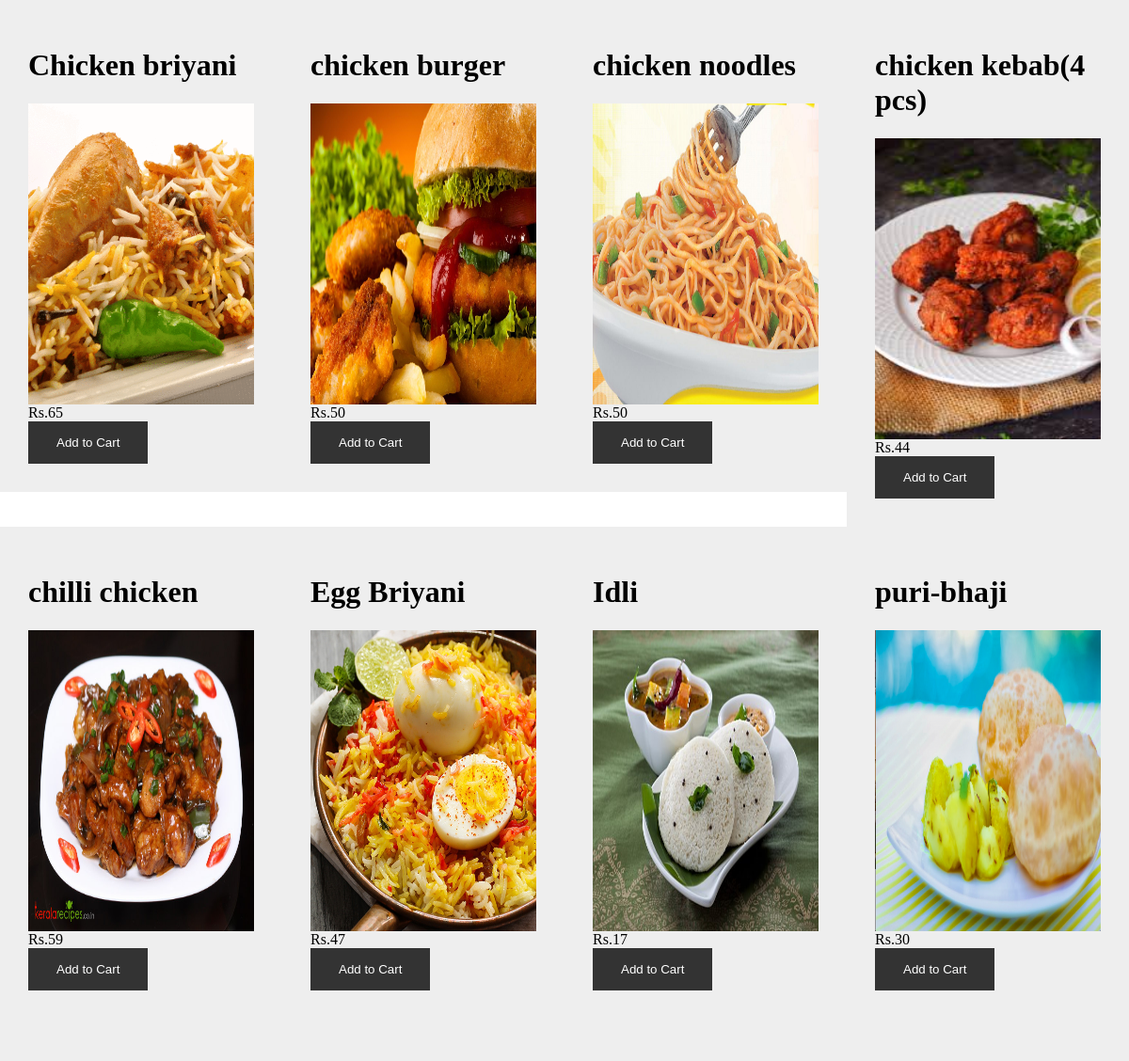
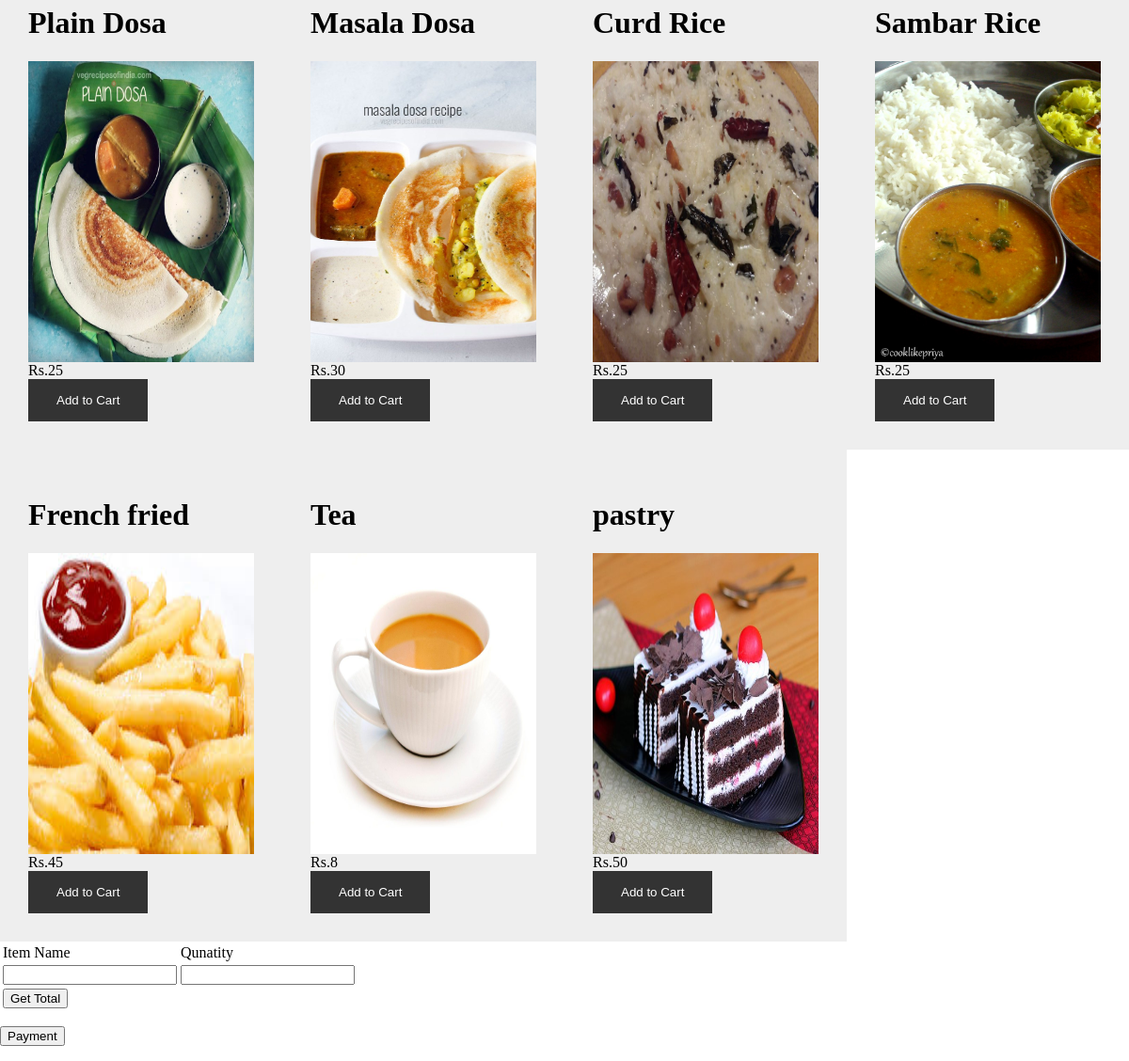
Page /menu.php on the committed database (2 pictures, top to bottom).
### tables this page shows
CREATE TABLE `image` (
  `img_id` int(3) DEFAULT NULL,
  `item_id` varchar(10) DEFAULT NULL,
  `img` text,
  KEY `item_id` (`item_id`),
  CONSTRAINT `image_ibfk_1` FOREIGN KEY (`item_id`) REFERENCES `menu` (`item_id`)
);

CREATE TABLE `menu` (
  `item_id` varchar(10) NOT NULL,
  `item_name` varchar(20) DEFAULT NULL,
  `description` text,
  `price` float DEFAULT NULL,
  `available` tinyint(1) DEFAULT '0',
  PRIMARY KEY (`item_id`)
);

### menu.php (the view, shortened to what this page needs)
<html>
<head>
<?php
include('connection.php');
$q='select item_name,price,img from menu join image on menu.item_id=image.item_id';
$result=mysqli_query($dbc,$q) or die();
while ($row = mysqli_fetch_array($result,MYSQLI_ASSOC))
{
 echo '<div class="col">';
    echo '<h1>'.$row['item_name']; echo '</h1>';
	$x=$row['img'];
  echo '<img src="'.$x.'"/>';
   echo "Rs.".$row['price'];
echo '<br />';
    echo '<a href="cart.php?iid="$iid"><button class="btn">Add to Cart</button></a>';
  echo '</div>';
  }?>
<form action="sum.php" method="post">
<table>
<thead>
<tr>
<td>Item Name</td>
<td>Qunatity<td>
</tr>
</thead>
<tbody>
<tr>
<td><input type="text" name="itname"/></td>
<td><input type="number" name="qu"/></td>
</tr>
<tr><td>
<input type="submit" value="Get Total"/></td>
</tr>
</tbody>
</table>
</form>
<form action="pay.php" method="post">
<input type="submit" value="Payment"/>
</form>
</html>

### menu.php (style rules this page uses)
html, body { margin: 0; padding: 0; }
.col { width: 20%; padding: 30px; background-color: #eee; float: left; }
.col img { width: 100%; height:40%; }
.btn { padding: 15px 30px; background-color: #333; color: white; border: none; }

### rows in the picture
image: item.item_name "Chicken briyani", img (picture), item.price "65"
image: item.item_name "chicken burger", img (picture), item.price "50"
image: item.item_name "chicken noodles", img (picture), item.price "50"
image: item.item_name "chicken kebab(4 pcs)", img (picture), item.price "44"
image: item.item_name "chilli chicken", img (picture), item.price "59"
image: item.item_name "Egg Briyani", img (picture), item.price "47"
image: item.item_name "Idli", img (picture), item.price "17"
image: item.item_name "puri-bhaji", img (picture), item.price "30"
image: item.item_name "Plain Dosa", img (picture), item.price "25"
image: item.item_name "Masala Dosa", img (picture), item.price "30"
image: item.item_name "Curd Rice", img (picture), item.price "25"
image: item.item_name "Sambar Rice", img (picture), item.price "25"
image: item.item_name "French fried", img (picture), item.price "45"
image: item.item_name "Tea", img (picture), item.price "8"
image: item.item_name "pastry", img (picture), item.price "50"
